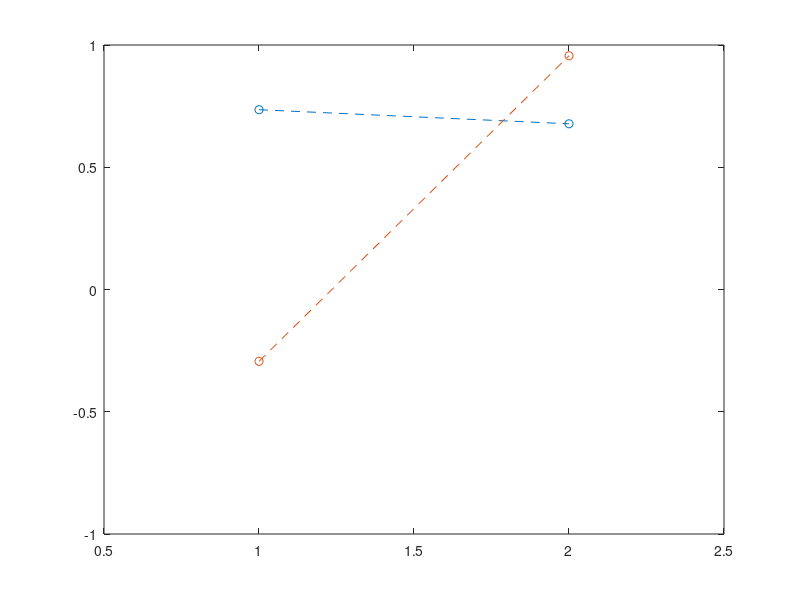

This figure's MATLAB source: (Note: this script raises an error after producing the figure.)
clear; close all;
%computing normal modes for different values of masses and spring constants

% system is composed of   
% wall1 - spring1 - mass1 - spring2 - mass2 - spring3 - wall2 
% mass2 is also driven by a force F_0 sin(wt)    

% paramenters 
k1=1; %elastic constant of spring1 
m1=3; %mass of first object     
k2=1.5; %elastic constant of spring2     
m2=1; %mass of second object 
k3=0.5; %elastic constant of spring3      

wd=10; %frequency of forcing 
F0=5; %amplitude of forcing 
gamma=1; %viscous resistance  

%initial conditions 
initial_x1=0;  
initial_x2=1;  
initial_x1dot=1; 
initial_x2dot=2; 

% time scale   
t=0:0.001:100; 

%mass matrix 
M=diag([m1,m2]); 

%matrix for forces 
K=[-k1-k2, k2; k2, -k2-k3];   

%compute the normal modes and their frequencies 

[V,D]=eig(M\K); %computes the eigenvalues and eigenvectors of M^-1 * K 
% V contains the eigenvectors as its column vectors
% D is a diagonal matrix with eigenvalues along its diagonal
% in this case, eigenvalues = w0^2

w=sqrt(-diag(D)); %converts the eigenvalues to eigenfrequencies  
% minus sign because D is negative

figure; 
plot([1,2],V(:,1),'o--',[1,2],V(:,2),'o--'); 
xlim([0.5,2.5]); ylim([-1,1]);   

% dynamics
% prepare a matrix param where we write our parameters    
param = M\K;    % solves M-1 K
param_dr = [F0 gamma;wd 0];      
param = [param param_dr];

[t,z]=ode45( @(t,z) rhs(t,z,param), t, [initial_x1 initial_x2 initial_x1dot initial_x2dot], param ); 

figure;
plot(t,z(:,1),t,z(:,2)); 

% figure; 
% for i=1:500:size(t)*0.3 
%     
%     %hold on; 
%     plot([1,2],z(i,1:2),'o-','MarkerSize',20,'MarkerFaceColor','b'); 
%     xlim([0.5,2.5]); 
%     yran=max(max(abs(z(1,:))),max(abs(z(2,:))));
%     ylim([-yran,yran]); 
%     pause(0.1); 
%     
% end;     

%%%%%%%%%%%%%%%%%%%%%%%%%%%%%%%%%%%%%%%%%%%%%%%%%% 
    function dzdt=rhs(t,z,param) % here we write the differential equation that we want to solve   

        a=param(1,1); 
        b=param(1,2); 
        c=param(2,1); 
        d=param(2,2);
        % [a b F gamma; c d wdr 0]
        
        F=param(1,3); 
        wdr=param(2,3); 
        gam=param(1,4);

        dzdt_1 = z(3);    
        dzdt_2 = z(4);
        dzdt_3 = a*z(1)+b*z(2);         
        dzdt_4 = c*z(1)+d*z(2) + F*sin(wdr*t) - gam*z(4);  %here the forcing and the dissipations are added            

        dzdt=[dzdt_1; dzdt_2; dzdt_3; dzdt_4];
    end     